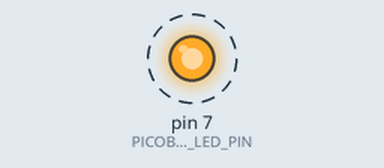
Bench run of a sketch on a simulated Arduino Uno, built with avr-gcc and run on an emulated ATmega328P. Shown: output pins drawn as LEDs (lit = HIGH). Dashed ring = blinking.

Above: at 0.2 s.
Timing chart, 0 to 3.0 s (numbered marks = the images above):
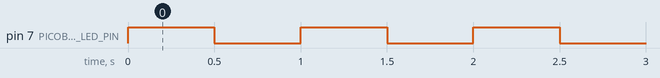

Measured:
- by itself, pin 7 (PICOBRICKS_LED_PIN): alternates HIGH for 0.50 s and LOW for 0.50 s

The sketch:

main.ino
```cpp
/**
 * @file    main.ino
 * @author  Filippo Graziani
 * @date    21/01/2024
 * @brief   The first step in physical computing is the Blink application:
 *          controlling the on/off status of a LED. By simply connecting an LED
 *          to the microprocessor board, the code keeps the LED blinking
 *          continuously.
 *          https://docs.picobricks.com/en/latest/projects/blink.html
 */

#include <Arduino.h>
#define PICOBRICKS_LED_PIN      7

void
setup ()
{
    pinMode(PICOBRICKS_LED_PIN, OUTPUT);
}   /* setup() */

void
loop ()
{
    static bool b_led_status = true;

    digitalWrite(PICOBRICKS_LED_PIN, b_led_status);
    b_led_status = !b_led_status;
    delay(500);
}   /* loop() */


/*** End of file ***/
```
